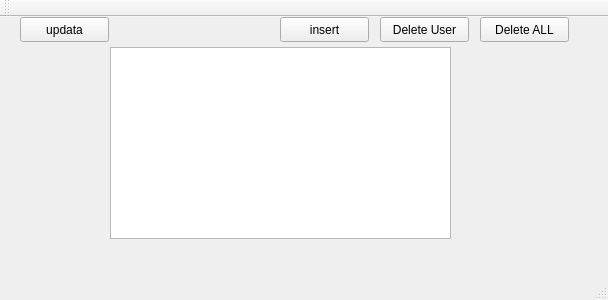
<?xml version="1.0" encoding="UTF-8"?>
<ui version="4.0">
 <class>MainWindow</class>
 <widget class="QMainWindow" name="MainWindow">
  <property name="geometry">
   <rect>
    <x>0</x>
    <y>0</y>
    <width>608</width>
    <height>300</height>
   </rect>
  </property>
  <property name="windowTitle">
   <string>MainWindow</string>
  </property>
  <widget class="QWidget" name="centralWidget">
   <widget class="QPushButton" name="insertButton">
    <property name="geometry">
     <rect>
      <x>280</x>
      <y>0</y>
      <width>89</width>
      <height>25</height>
     </rect>
    </property>
    <property name="text">
     <string>insert</string>
    </property>
   </widget>
   <widget class="QPushButton" name="UpdateButton">
    <property name="geometry">
     <rect>
      <x>20</x>
      <y>0</y>
      <width>89</width>
      <height>25</height>
     </rect>
    </property>
    <property name="text">
     <string>updata</string>
    </property>
   </widget>
   <widget class="QTableView" name="tableView">
    <property name="geometry">
     <rect>
      <x>110</x>
      <y>30</y>
      <width>341</width>
      <height>192</height>
     </rect>
    </property>
   </widget>
   <widget class="QPushButton" name="DeleteButton">
    <property name="geometry">
     <rect>
      <x>380</x>
      <y>0</y>
      <width>89</width>
      <height>25</height>
     </rect>
    </property>
    <property name="text">
     <string>Delete User</string>
    </property>
   </widget>
   <widget class="QPushButton" name="DeleteAllButton">
    <property name="geometry">
     <rect>
      <x>480</x>
      <y>0</y>
      <width>89</width>
      <height>25</height>
     </rect>
    </property>
    <property name="text">
     <string>Delete ALL</string>
    </property>
   </widget>
  </widget>
  <widget class="QMenuBar" name="menuBar">
   <property name="geometry">
    <rect>
     <x>0</x>
     <y>0</y>
     <width>608</width>
     <height>22</height>
    </rect>
   </property>
  </widget>
  <widget class="QToolBar" name="mainToolBar">
   <attribute name="toolBarArea">
    <enum>TopToolBarArea</enum>
   </attribute>
   <attribute name="toolBarBreak">
    <bool>false</bool>
   </attribute>
  </widget>
  <widget class="QStatusBar" name="statusBar"/>
 </widget>
 <layoutdefault spacing="6" margin="11"/>
 <resources/>
 <connections/>
</ui>
